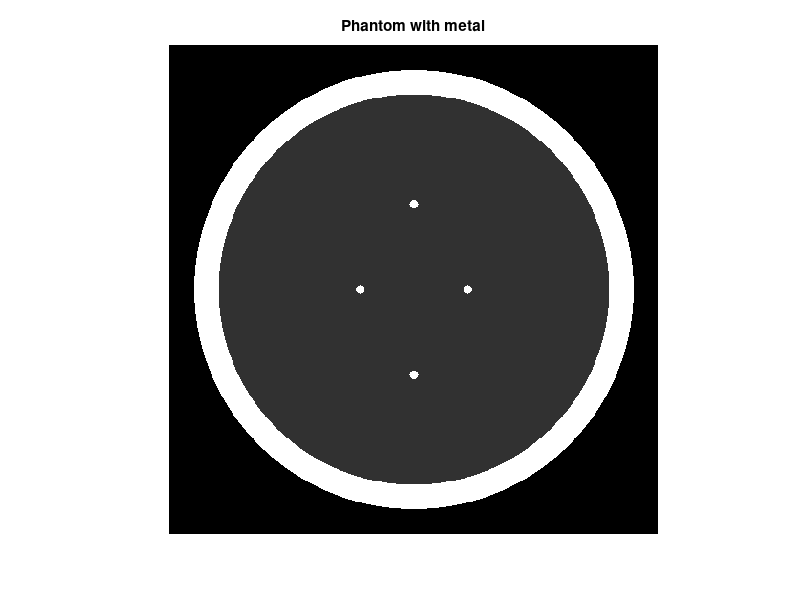

This chart was generated by the following MATLAB code: (Note: this script raises an error after producing the figure.)
%close all
%clear all
%clc

e= [ 1  .9    .9   	    0      	0         90
    -.8  .8    .8   	    0      	0         90
    %1    .920    .690   	    0      	0         90
    %-.8 	.874 	.6624   	0      -.0184     90
    %     -.2 	.310 	.1100     .22    	  0       72
    %     -.2 	.410 	.1600    -.22    	  0      108
    %     .1  	.250 	.2100   	0     	.35       90
    %     .1  	.0460 	.046   	    0     	.1         0
    %     .1  	.0460 	.046  	    0      -.1         0
    %     .1  	.0460 	.023     -.08      -.605       0
    %     .1  	.0230 	.023    	0      -.605       0
    %     .1  	.046  	.023   	  .06      -.605      90
    
    
    % Small metal circles
    
    10  	.018 	.018   	0     	.35         0 % metal inside write region
    10      .018 	.018    -.22    0         90 % metal inside back region
    10      .018 	.018     .22    0         90 % metal inside back region
    10  	.018  	.018     0     -.35          0]; % metal on bottom


%{
% for big circle
    10  	.05 	.05   	0     	.35         0 % metal inside write region
    10      .05 	.05    -.22    0         90 % metal inside back region
    10      .05 	.05     .22    0         90 % metal inside back region
    10  	.05  	.05     0     -.35          0]; % metal on bottom
    %}
    %{
 % for small oval
    10  	.056 	.023   	0     	.35         180 % metal inside write region
    10      .056 	.023    -.22    0         90 % metal inside back region
    10      .056 	.023     .22    0         90 % metal inside back region
    10  	.056  	.023     0     -.45          180]; % metal on bottom
    %}
    %{
 % for big oval
    10  	.076 	.023   	0     	.35         180 % metal inside write region
    10      .076 	.023    -.22    0         90 % metal inside back region
    10      .076 	.023     .22    0         90 % metal inside back region
    10  	.076  	.023     0     -.45          180]; % metal on bottom
    %}
    %{
 % for big oval
 
    10      .076 	.026    -.22    0         90 % metal inside back region

    10  	.076  	.026     0     -.75          180]; % metal on bottom
    
    %}
    
    
    
    theta1 =0:1:179;
    
    phantom_original = phantom(e,512);
    
    figure,imshow(phantom_original),title('Phantom with metal');%('original with metal non recon')
    
    %theta1 =0:1:359;%(180 projection) if used different in 2 degree ; 0:2:178(90 projection)
    
    D = floor(sqrt(size(phantom_original,1)^2 + size(phantom_original,2)^2))+10;
        
    [fanbeamphantom, Fpos, Fangles] = fanbeam(phantom_original,D,'FanSensorSpacing',0.2);
    
    imshow(fanbeamphantom,[],'XData',Fangles,'YData',Fpos,...
        'InitialMagnification','fit')
    axis normal
    xlabel('Rotation Angles (degrees)')
    ylabel('Sensor Positions (degrees)')

    
    I = 512;
    D = floor(sqrt(size(phantom_original,1)^2 + size(phantom_original,2)^2)) + 10;
    
    doublephantom=double(phantom_original);
    MetalPixels=doublephantom >1.3;
    NonMetalPixels=doublephantom <1.3;
    
    
    MetalPart=MetalPixels.*doublephantom;  % metal parts of phantom
    NonMetalPart=NonMetalPixels.*doublephantom;  % not metal
    
    [RadonMetal,t2]=radon(MetalPart,theta1);

    [fanbeammetal, F2pos, F2angles] = fanbeam(MetalPart,D,'FanSensorSpacing',0.2);
            
    figure,imshow(MetalPart),title('Metal Part of Phantom');
    
    
    maxfanbeamphantom=max(max(fanbeamphantom));
    
    corruptedSinogram = fanbeamphantom;
    replaceMetalWithValue = 0.5*maxfanbeamphantom;
    
    corruptedSinogram(fanbeammetal ~= 0) =  replaceMetalWithValue;
    
    
    %Image generate artifacts
    
    artifacts = ifanbeam(corruptedSinogram, D, 'FanSensorSpacing',0.2);
    
    figure,imshow(artifacts),title(' metal artifact reconstruction');
    
    
